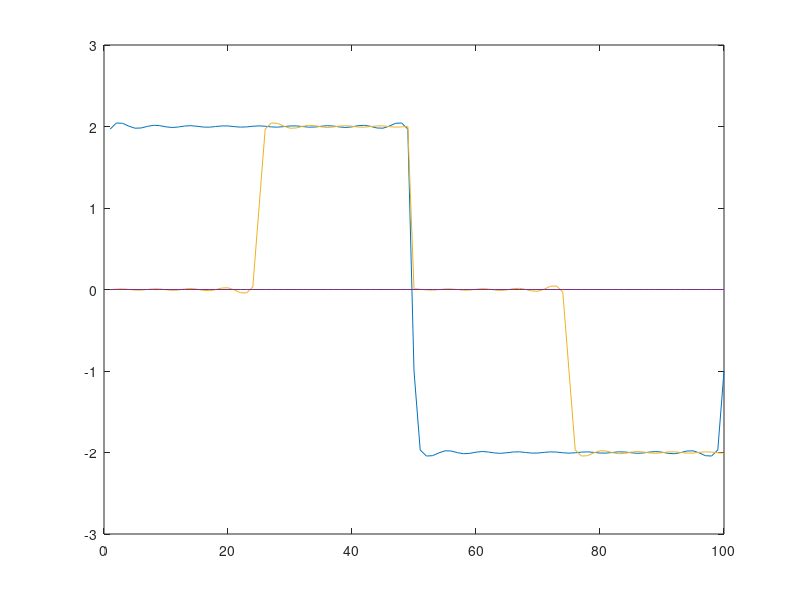

Here is the MATLAB script that generated this plot:

  T = 100;
  A = 1;
  s = zeros(T);
  s1 = zeros(T);
  for t = 1:T/2
    s(t) = A ;
    s1(t) = A ;
  endfor
  
  for t = T/2:T
    s(t) = -A ;
    s1(t) = -A;
  endfor

#  plot(1:T, s);

  K = 81;

  c = zeros(1, 2 * K + 1);
  c1 = zeros(1, 2 * K + 1);
   for k = -K:K
     if (mod(k, 2) == 0)
       c(k + K + 1) = 0;
     else
        c(k + K + 1) = 2 * A / (j * pi * k);
            
     endif
    end
  

#  stem([-K:K], abs(c));



  for k = -K:K
    c1(k + K + 1) = c(k + K + 1) * exp(-1 * j * pi * k / 2);
  endfor
  

# stem([-K:K], abs(c1));

  for t = 1:T
    for k = -K:K
      
      s(t) = s(t) + c(k + K + 1) * exp(j * 2 * pi * k * t/T);
      
      s1(t) = s1(t) + c1(k + K + 1) * exp(j * 2 * pi * k * t/T);
    endfor
   endfor
   
  
  plot(1:T, s);
  hold on;
  plot(1:T, s1);
  

  